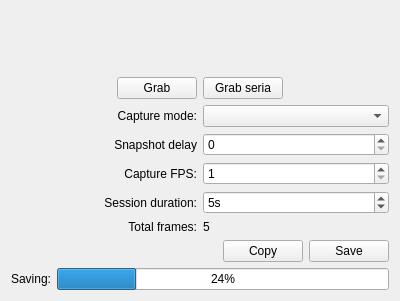
<?xml version="1.0" encoding="UTF-8"?>
<ui version="4.0">
 <class>LSGMainWindow</class>
 <widget class="QWidget" name="LSGMainWindow">
  <property name="geometry">
   <rect>
    <x>0</x>
    <y>0</y>
    <width>400</width>
    <height>301</height>
   </rect>
  </property>
  <property name="windowTitle">
   <string>LSGMainWindow</string>
  </property>
  <layout class="QGridLayout" name="gridLayout_2">
   <item row="1" column="0">
    <layout class="QHBoxLayout" name="horizontalLayout_2">
     <item>
      <spacer name="horizontalSpacer_2">
       <property name="orientation">
        <enum>Qt::Horizontal</enum>
       </property>
       <property name="sizeHint" stdset="0">
        <size>
         <width>40</width>
         <height>20</height>
        </size>
       </property>
      </spacer>
     </item>
     <item>
      <widget class="QPushButton" name="startButton">
       <property name="text">
        <string>Grab</string>
       </property>
      </widget>
     </item>
     <item>
      <widget class="QPushButton" name="grabSerialButton">
       <property name="text">
        <string>Grab seria</string>
       </property>
      </widget>
     </item>
     <item>
      <spacer name="horizontalSpacer_3">
       <property name="orientation">
        <enum>Qt::Horizontal</enum>
       </property>
       <property name="sizeHint" stdset="0">
        <size>
         <width>40</width>
         <height>20</height>
        </size>
       </property>
      </spacer>
     </item>
    </layout>
   </item>
   <item row="0" column="0">
    <widget class="QLabel" name="previewLabel">
     <property name="textFormat">
      <enum>Qt::AutoText</enum>
     </property>
     <property name="scaledContents">
      <bool>false</bool>
     </property>
    </widget>
   </item>
   <item row="2" column="0">
    <layout class="QGridLayout" name="gridLayout">
     <item row="0" column="0">
      <widget class="QLabel" name="label_3">
       <property name="text">
        <string>Capture mode:</string>
       </property>
       <property name="alignment">
        <set>Qt::AlignRight|Qt::AlignTrailing|Qt::AlignVCenter</set>
       </property>
      </widget>
     </item>
     <item row="2" column="0">
      <widget class="QLabel" name="label_2">
       <property name="text">
        <string>Capture FPS:</string>
       </property>
       <property name="alignment">
        <set>Qt::AlignRight|Qt::AlignTrailing|Qt::AlignVCenter</set>
       </property>
      </widget>
     </item>
     <item row="1" column="1">
      <widget class="QSpinBox" name="startDelaySpinBox">
       <property name="maximum">
        <number>30</number>
       </property>
      </widget>
     </item>
     <item row="1" column="0">
      <widget class="QLabel" name="label">
       <property name="text">
        <string>Snapshot delay</string>
       </property>
       <property name="alignment">
        <set>Qt::AlignRight|Qt::AlignTrailing|Qt::AlignVCenter</set>
       </property>
      </widget>
     </item>
     <item row="0" column="1">
      <widget class="QComboBox" name="modesComboBox"/>
     </item>
     <item row="3" column="0">
      <widget class="QLabel" name="label_4">
       <property name="text">
        <string>Session duration:</string>
       </property>
       <property name="alignment">
        <set>Qt::AlignRight|Qt::AlignTrailing|Qt::AlignVCenter</set>
       </property>
      </widget>
     </item>
     <item row="2" column="1">
      <widget class="QSpinBox" name="capDelaySpinBox">
       <property name="minimum">
        <number>1</number>
       </property>
       <property name="maximum">
        <number>50</number>
       </property>
      </widget>
     </item>
     <item row="3" column="1">
      <widget class="QSpinBox" name="capLimitCombo">
       <property name="suffix">
        <string>s</string>
       </property>
       <property name="minimum">
        <number>1</number>
       </property>
       <property name="maximum">
        <number>60</number>
       </property>
       <property name="value">
        <number>5</number>
       </property>
      </widget>
     </item>
     <item row="4" column="0">
      <widget class="QLabel" name="totalCountInfoLabel">
       <property name="text">
        <string>Total frames:</string>
       </property>
       <property name="alignment">
        <set>Qt::AlignRight|Qt::AlignTrailing|Qt::AlignVCenter</set>
       </property>
      </widget>
     </item>
     <item row="4" column="1">
      <widget class="QLabel" name="totalCountLabel">
       <property name="text">
        <string>5</string>
       </property>
      </widget>
     </item>
    </layout>
   </item>
   <item row="5" column="0">
    <layout class="QHBoxLayout" name="horizontalLayout">
     <item>
      <spacer name="horizontalSpacer">
       <property name="orientation">
        <enum>Qt::Horizontal</enum>
       </property>
       <property name="sizeHint" stdset="0">
        <size>
         <width>40</width>
         <height>20</height>
        </size>
       </property>
      </spacer>
     </item>
     <item>
      <widget class="QPushButton" name="copyButton">
       <property name="text">
        <string>Copy</string>
       </property>
      </widget>
     </item>
     <item>
      <widget class="QPushButton" name="saveButton">
       <property name="text">
        <string>Save</string>
       </property>
      </widget>
     </item>
    </layout>
   </item>
   <item row="6" column="0">
    <layout class="QHBoxLayout" name="horizontalLayout_3">
     <item>
      <widget class="QLabel" name="progressLabel">
       <property name="text">
        <string>Saving:</string>
       </property>
      </widget>
     </item>
     <item>
      <widget class="QProgressBar" name="progressBar">
       <property name="value">
        <number>24</number>
       </property>
      </widget>
     </item>
    </layout>
   </item>
  </layout>
 </widget>
 <layoutdefault spacing="6" margin="11"/>
 <resources/>
 <connections/>
</ui>
